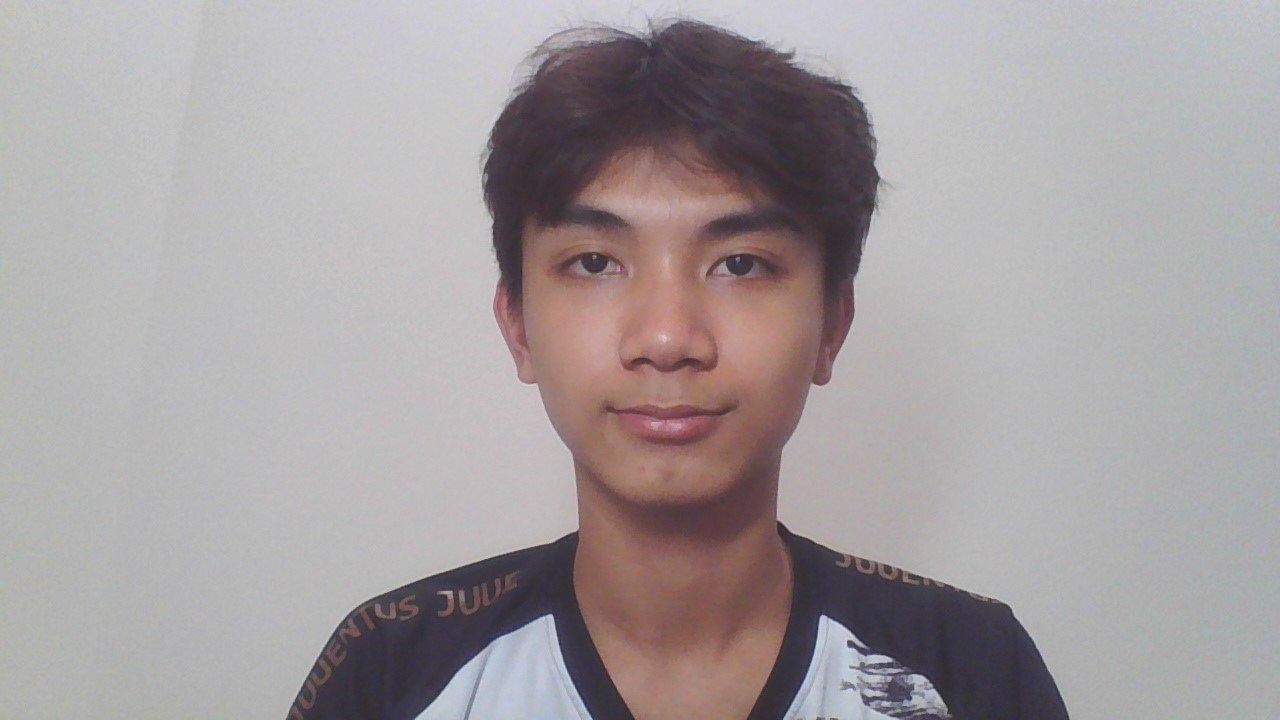
#> input picture data/images/ducanh/ducanh1.jpg, 1280 x 720 px
$ python -i identify_object.py   (imports and definitions only)
#> lines starting #> are read from the running program, lines starting #| are printed output that depends on the picture; after the words box and inside, x2 and y2 are one past the last pixel; in counts of white or black regions, pixels touching at a corner belong together
#> further down, picture is the input picture: shape (720, 1280, 3); mean B, G, R 159.3, 158, 164.6
# library
import matplotlib.pyplot as plt
import numpy as np
import cv2 as cv2

def identify_object(image):
    # nhan dien object
    img_gray = cv2.cvtColor(image, cv2.COLOR_BGR2GRAY)
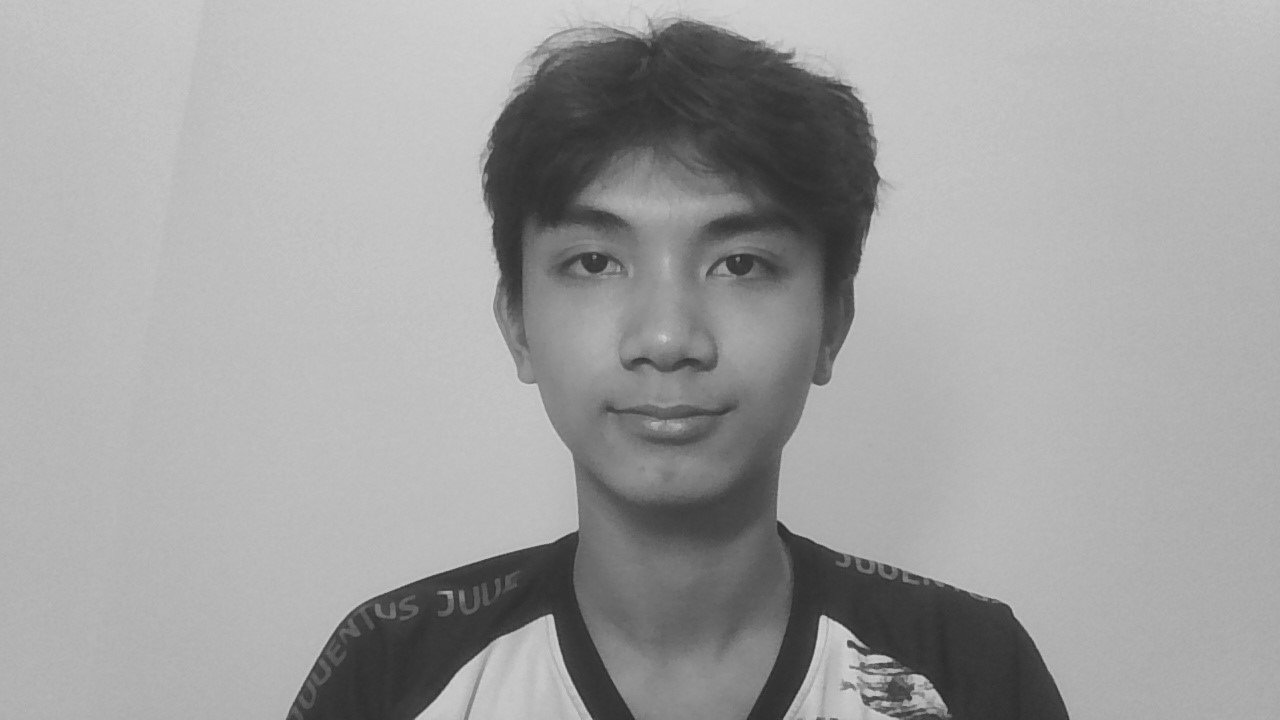
#> img_gray: shape (720, 1280); min 33, max 216, mean 160.1

    face_data = cv2.CascadeClassifier('haarcascade/haarcascade_frontalface_alt.xml')
    eye_data = cv2.CascadeClassifier('haarcascade/haarcascade_eye.xml')
    body_data = cv2.CascadeClassifier('haarcascade/haarcascade_fullbody.xml')

    found = face_data.detectMultiScale(img_gray, minSize =(20, 20))
#> found = [[488, 125, 358, 358]]

    found2 = eye_data.detectMultiScale(img_gray, minSize =(20, 20))
#> found2 = [[549, 227, 76, 76], [690, 227, 80, 80], [618, 344, 40, 40]]

    found3 = body_data.detectMultiScale(img_gray, minSize =(20, 20))
#> found3 = ()

    amount_found = len(found)
#> amount_found = 1
    amount_found2 = len(found2)
#> amount_found2 = 3
    amount_found3 = len(found3)
#> amount_found3 = 0

    if amount_found != 0:
        for (x, y, width, height) in found:
            cv2.rectangle(image, (x, y),
                        (x + height, y + width),
                        (0, 255, 0), 5)
#> this loop made 1 pass
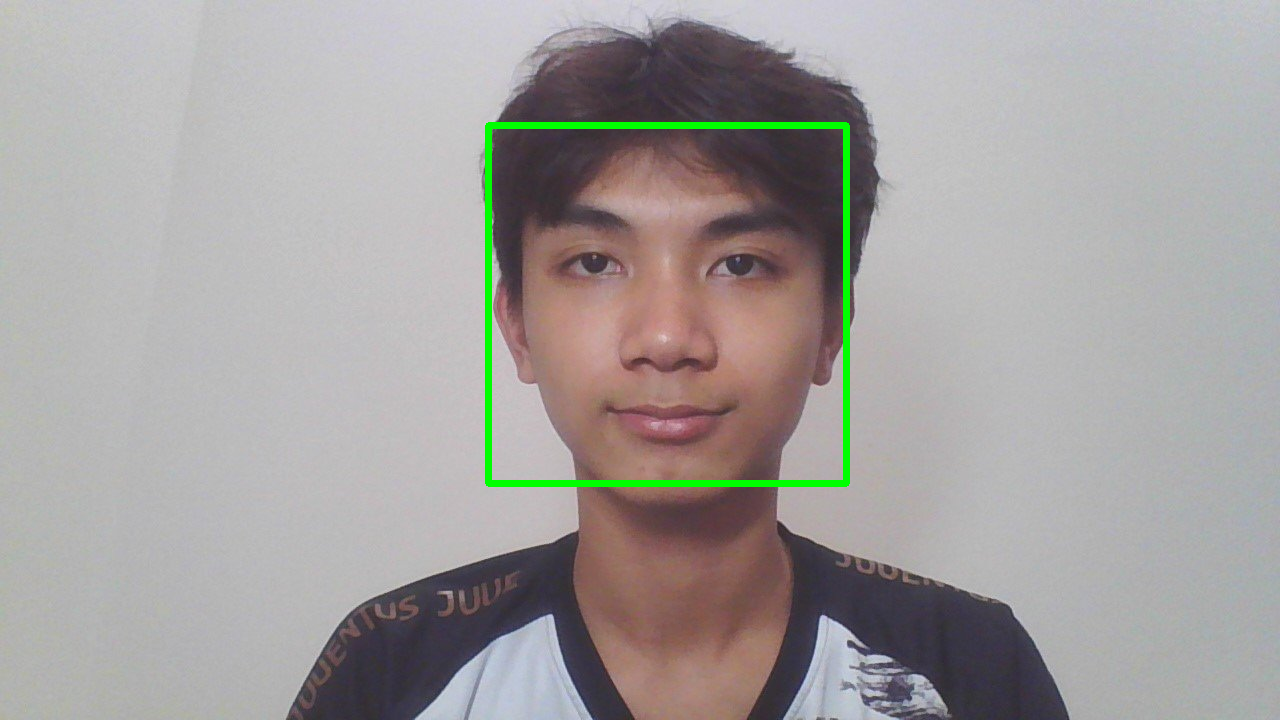
#> image: shape (720, 1280, 3); 1.09% of pixels changed, all inside (x1, y1, x2, y2) = (485, 122, 850, 487)
    if amount_found2 != 0:
        for (x, y, width, height) in found2:
            cv2.rectangle(image, (x, y),
                        (x + height, y + width),
                        (0, 255, 0), 5)
#> this loop made 3 passes
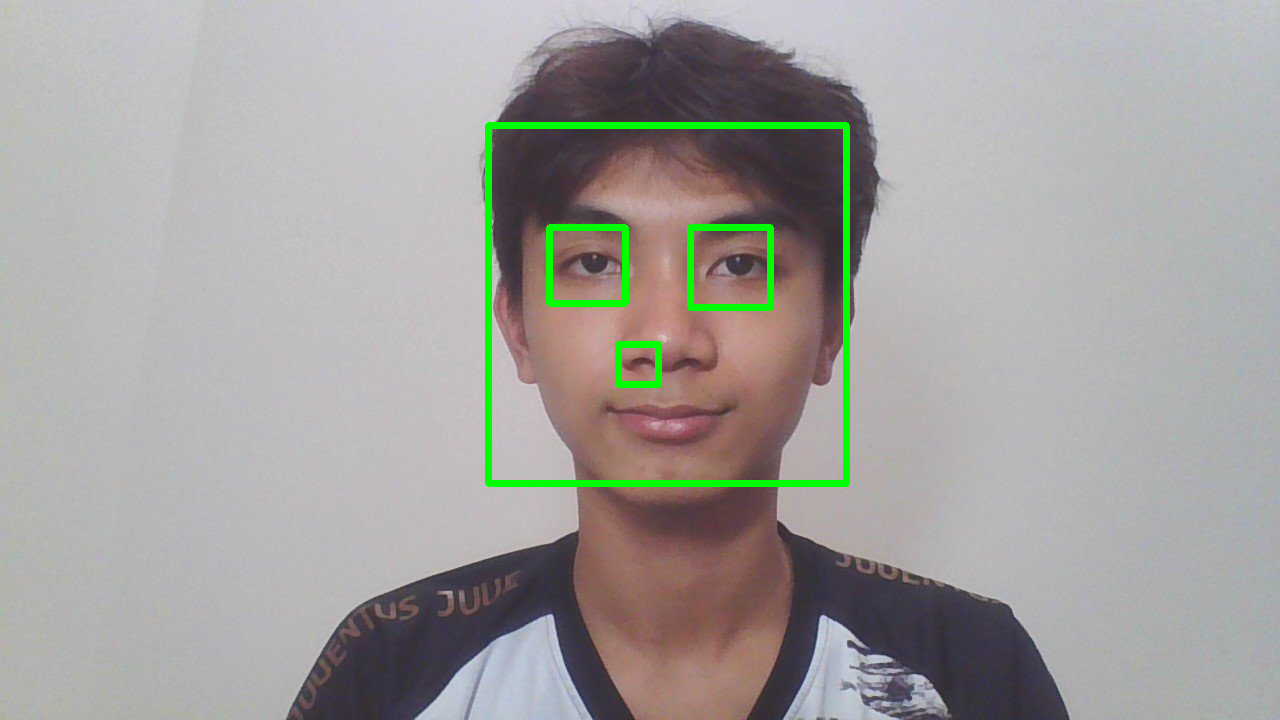
#> image: shape (720, 1280, 3); 0.59% of pixels changed, all inside (x1, y1, x2, y2) = (546, 224, 774, 388)
    if amount_found3 != 0:
        for (x, y, width, height) in found2:
            cv2.rectangle(image, (x, y),
                        (x + height, y + width),
                        (0, 255, 0), 5)

    return image

>>> import cv2
>>> picture = cv2.imread('../data/images/ducanh/ducanh1.jpg')
>>> result = identify_object(picture)
